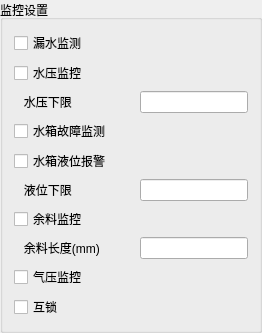
                 <widget class="QGroupBox" name="groupBox_Monitor">
                  <property name="title">
                   <string>监控设置</string>
                  </property>
                  <layout class="QFormLayout" name="formLayout_14">
                   <item row="0" column="0">
                    <widget class="QCheckBox" name="checkBox_Monitor_WaterLeakageMonitor">
                     <property name="minimumSize">
                      <size>
                       <width>120</width>
                       <height>20</height>
                      </size>
                     </property>
                     <property name="text">
                      <string>漏水监测</string>
                     </property>
                    </widget>
                   </item>
                   <item row="1" column="0">
                    <widget class="QCheckBox" name="checkBox_Monitor_WaterPressureMonitor">
                     <property name="minimumSize">
                      <size>
                       <width>0</width>
                       <height>20</height>
                      </size>
                     </property>
                     <property name="text">
                      <string>水压监控</string>
                     </property>
                    </widget>
                   </item>
                   <item row="2" column="0">
                    <widget class="QLabel" name="label_42">
                     <property name="text">
                      <string>   水压下限</string>
                     </property>
                    </widget>
                   </item>
                   <item row="2" column="1">
                    <widget class="QLineEdit" name="lineEdit_Monitor_WaterPressureLimit">
                     <property name="minimumSize">
                      <size>
                       <width>60</width>
                       <height>20</height>
                      </size>
                     </property>
                    </widget>
                   </item>
                   <item row="3" column="0">
                    <widget class="QCheckBox" name="checkBox_Monitor_WaterTankErrorMonitor">
                     <property name="minimumSize">
                      <size>
                       <width>0</width>
                       <height>20</height>
                      </size>
                     </property>
                     <property name="text">
                      <string>水箱故障监测</string>
                     </property>
                    </widget>
                   </item>
                   <item row="4" column="0">
                    <widget class="QCheckBox" name="checkBox_Monitor_WaterTankLevelMonitor">
                     <property name="minimumSize">
                      <size>
                       <width>0</width>
                       <height>20</height>
                      </size>
                     </property>
                     <property name="text">
                      <string>水箱液位报警</string>
                     </property>
                    </widget>
                   </item>
                   <item row="5" column="0">
                    <widget class="QLabel" name="label_43">
                     <property name="text">
                      <string>   液位下限</string>
                     </property>
                    </widget>
                   </item>
                   <item row="5" column="1">
                    <widget class="QLineEdit" name="lineEdit_Monitor_WaterTankLevelLimit"/>
                   </item>
                   <item row="6" column="0">
                    <widget class="QCheckBox" name="checkBox_Monitor_RemnantsMonitor">
                     <property name="minimumSize">
                      <size>
                       <width>0</width>
                       <height>20</height>
                      </size>
                     </property>
                     <property name="text">
                      <string>余料监控</string>
                     </property>
                    </widget>
                   </item>
                   <item row="7" column="0">
                    <widget class="QLabel" name="label_44">
                     <property name="minimumSize">
                      <size>
                       <width>0</width>
                       <height>20</height>
                      </size>
                     </property>
                     <property name="text">
                      <string>   余料长度(mm)</string>
                     </property>
                    </widget>
                   </item>
                   <item row="7" column="1">
                    <widget class="QLineEdit" name="lineEdit_Monitor_RemnantsLength">
                     <property name="minimumSize">
                      <size>
                       <width>0</width>
                       <height>20</height>
                      </size>
                     </property>
                    </widget>
                   </item>
                   <item row="8" column="0">
                    <widget class="QCheckBox" name="checkBox_Monitor_PressureMonitor">
                     <property name="minimumSize">
                      <size>
                       <width>0</width>
                       <height>20</height>
                      </size>
                     </property>
                     <property name="text">
                      <string>气压监控</string>
                     </property>
                    </widget>
                   </item>
                   <item row="9" column="0">
                    <widget class="QCheckBox" name="checkBox_Monitor_InterLock">
                     <property name="minimumSize">
                      <size>
                       <width>0</width>
                       <height>20</height>
                      </size>
                     </property>
                     <property name="text">
                      <string>互锁</string>
                     </property>
                    </widget>
                   </item>
                  </layout>
                 </widget>
